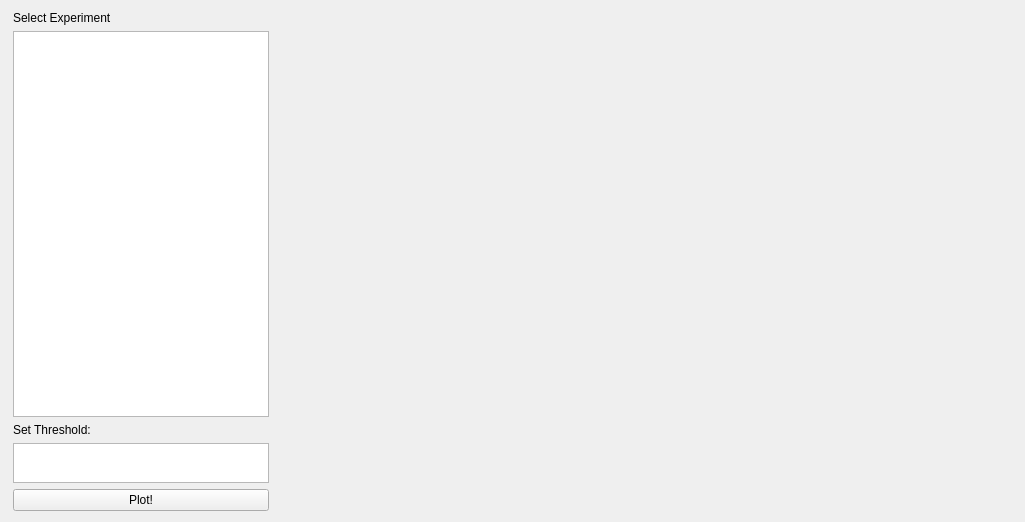
      <widget class="QWidget" name="CodonDecay">
       <layout class="QHBoxLayout" name="horizontalLayout_5">
        <item>
         <widget class="QFrame" name="frame_5">
          <property name="minimumSize">
           <size>
            <width>250</width>
            <height>500</height>
           </size>
          </property>
          <property name="maximumSize">
           <size>
            <width>500</width>
            <height>16777215</height>
           </size>
          </property>
          <property name="frameShape">
           <enum>QFrame::NoFrame</enum>
          </property>
          <property name="frameShadow">
           <enum>QFrame::Plain</enum>
          </property>
          <layout class="QGridLayout" name="gridLayout_7">
           <property name="leftMargin">
            <number>2</number>
           </property>
           <property name="topMargin">
            <number>0</number>
           </property>
           <property name="bottomMargin">
            <number>0</number>
           </property>
           <property name="horizontalSpacing">
            <number>5</number>
           </property>
           <item row="3" column="0">
            <widget class="QTextEdit" name="threshold">
             <property name="minimumSize">
              <size>
               <width>0</width>
               <height>28</height>
              </size>
             </property>
             <property name="maximumSize">
              <size>
               <width>16777215</width>
               <height>40</height>
              </size>
             </property>
            </widget>
           </item>
           <item row="0" column="0">
            <widget class="QLabel" name="label_6">
             <property name="styleSheet">
              <string notr="true">font: 75 13pt &quot;Ubuntu Condensed&quot;;</string>
             </property>
             <property name="text">
              <string>Select Experiment</string>
             </property>
            </widget>
           </item>
           <item row="2" column="0">
            <widget class="QLabel" name="label_7">
             <property name="styleSheet">
              <string notr="true">font: 75 13pt &quot;Ubuntu Condensed&quot;;</string>
             </property>
             <property name="text">
              <string>Set Threshold:</string>
             </property>
            </widget>
           </item>
           <item row="5" column="0">
            <widget class="QPushButton" name="codonButton">
             <property name="maximumSize">
              <size>
               <width>16777215</width>
               <height>30</height>
              </size>
             </property>
             <property name="styleSheet">
              <string notr="true">font: 75 13pt &quot;Ubuntu Condensed&quot;;</string>
             </property>
             <property name="text">
              <string>Plot!</string>
             </property>
            </widget>
           </item>
           <item row="1" column="0">
            <widget class="QTableView" name="tableViewCodon">
             <property name="minimumSize">
              <size>
               <width>0</width>
               <height>260</height>
              </size>
             </property>
             <property name="styleSheet">
              <string notr="true">font: 10pt &quot;Ubuntu Condensed&quot;;</string>
             </property>
            </widget>
           </item>
          </layout>
         </widget>
        </item>
        <item>
         <widget class="QFrame" name="frame_6">
          <property name="minimumSize">
           <size>
            <width>730</width>
            <height>500</height>
           </size>
          </property>
          <property name="maximumSize">
           <size>
            <width>16777215</width>
            <height>16777215</height>
           </size>
          </property>
          <property name="frameShape">
           <enum>QFrame::NoFrame</enum>
          </property>
          <property name="frameShadow">
           <enum>QFrame::Plain</enum>
          </property>
          <layout class="QGridLayout" name="gridLayout_6">
           <property name="leftMargin">
            <number>0</number>
           </property>
           <property name="topMargin">
            <number>0</number>
           </property>
           <property name="rightMargin">
            <number>0</number>
           </property>
           <property name="bottomMargin">
            <number>0</number>
           </property>
           <item row="0" column="0">
            <widget class="QFrame" name="codonDecayFrame">
             <property name="frameShape">
              <enum>QFrame::NoFrame</enum>
             </property>
             <property name="frameShadow">
              <enum>QFrame::Plain</enum>
             </property>
            </widget>
           </item>
          </layout>
         </widget>
        </item>
       </layout>
      </widget>
